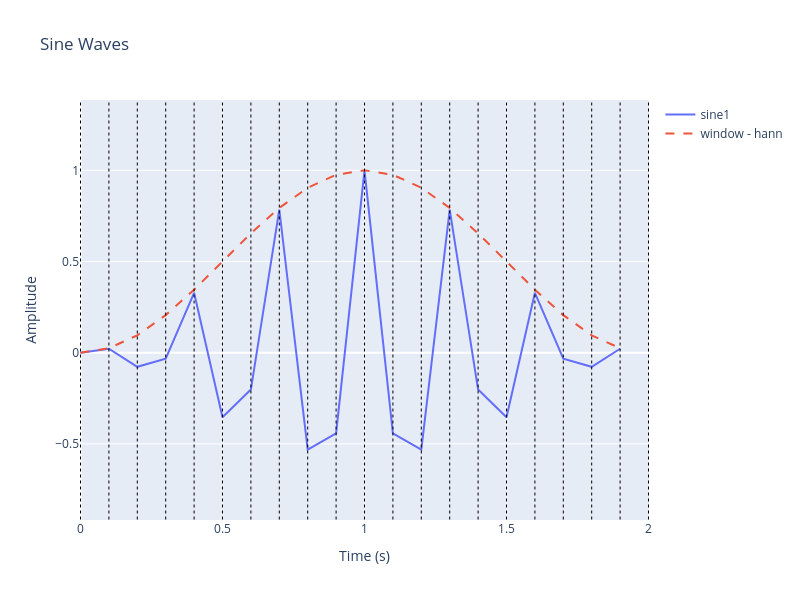
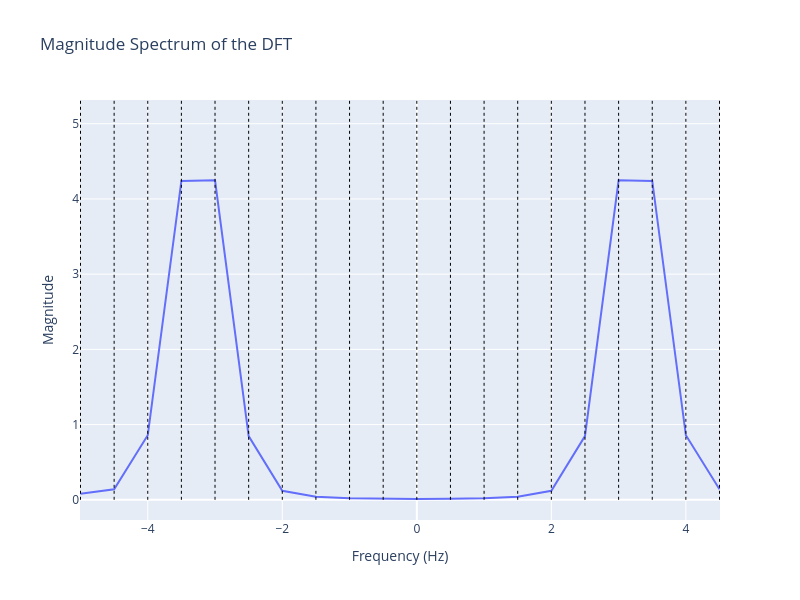
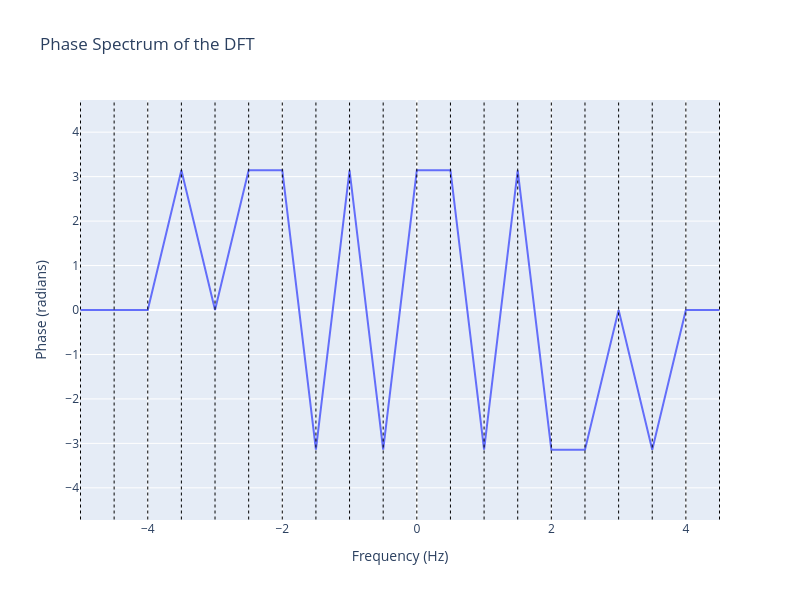

The notebook cell these images were saved under, in order:
### Markdown cell above
In the following code, we visually demonstrate the impact of sampling on the Discrete Fourier Transform (DFT) using a sine wave as a base example. The code allows users to additionally analyze a second sine wave, or a waveform generated through amplitude modulation (AM), frequency modulation (FM), or the sum or combination of both sine waves. Dotted lines in the plots represent the time steps or sampling intervals.

1. **Aliasing and Oversampling**: Explore how aliasing and oversampling affect the waveform in the time domain and its corresponding DFT in the frequency domain.
2. **Sampling Rate and Nyquist Frequency**: Compare the sampling rate (SR) and the Nyquist frequency with the number of available sample points within the DFT to understand their interrelationship.
3. **Frequency Resolution**: Investigate what affects the frequency resolution more - is it the sampling rate or the total length of the signal?
4. **Amplitude and Phase Information**: Observe the amplitude and phase information captured in the DFT and how it corresponds to the properties of the original signal.
5. **Spectral Leakage**: Visualize the effects of spectral leakage, especially when the signal's frequency components do not fall exactly on the frequency bins of the DFT.
6. **Windowing**: The use of window functions (like the Blackman window) can be explored to mitigate spectral leakage and improve the frequency resolution of the DFT.

This notebook serves as an interactive tool to understand some key concepts of digital signal processing, including sampling, aliasing, frequency resolution, spectral leakage, and windowing.

### Code cell
import numpy as np
import plotly.graph_objects as go
from scipy.signal import get_window
import plotly.io as pio
#pio.renderers.default='notebook'



# Define all parameters at the top
n = 0.1  # Time step
t_max = 2.0  # Maximum time
selected_waveforms = ['sine1']  # Waveforms to show as list: 'sine1', 'sine2', 'am', 'fm', 'sum', 'comb'
amp1, freq1, phase1 = 1.0, 3.25, 0*np.pi/2  # Parameters for sine wave 1: amp, freq, phase
amp2, freq2, phase2 = 1.0, 6, 0*np.pi/2  # Parameters for sine wave 2: amp, freq, phase

index_am = 1  # Set the modulation index for AM
index_fm = 10  # Set the modulation index for FM

apply_window = True  # Apply window function
window_type = 'hann'  # Type of window function to apply. Reference here: https://docs.scipy.org/doc/scipy/reference/generated/scipy.signal.get_window.html

add_dotted_lines = True  # Add dotted lines overlay



# Calculate time vector
t = np.arange(0, t_max, n)

# Initialize waveform data dictionary
waveform_data = {}

# Calculate sine wave values
waveform_data['sine1'] = amp1 * np.sin(2*np.pi*freq1*t + phase1)
waveform_data['sine2'] = amp2 * np.sin(2*np.pi*freq2*t + phase2)

# AM with modulation index as ratio
waveform_data['am'] = (amp1 + index_am * waveform_data['sine2']) * np.sin(2*np.pi*freq1*t + phase1)

# FM with modulation index as ratio
waveform_data['fm'] = amp1 * np.sin(2*np.pi*(freq1 + index_fm * waveform_data['sine2'])*t + phase1)

waveform_data['sum'] = waveform_data['sine1'] + waveform_data['sine2']

# Calculate combined sine wave values
waveform_data['comb'] = np.zeros_like(t)  # Initialize combined waveform
half_period = int(t_max / (2 * n))  # Half period length in indices

for i in range(0, len(t), half_period):
    if (i // half_period) % 2 == 0:  # If even half period, use sine1
        waveform_data['comb'][i:i+half_period] = waveform_data['sine1'][i:i+half_period]
    else:  # If odd half period, use sine2
        waveform_data['comb'][i:i+half_period] = waveform_data['sine2'][i:i+half_period]

# Apply window function if enabled
if apply_window:
    window = get_window(window_type, len(t))
    for waveform in waveform_data:
        waveform_data[waveform] *= window

# Create the Plotly figure for waveforms
fig_waveforms = go.Figure()

# Plot the selected waveforms
waveform_max_min = {'max': np.amax([waveform_data[waveform] for waveform in selected_waveforms]),
                    'min': np.amin([waveform_data[waveform] for waveform in selected_waveforms])}

for waveform in selected_waveforms:
    fig_waveforms.add_trace(go.Scatter(x=t, y=waveform_data[waveform], mode='lines', name=waveform))

# Plot the window function if enabled
if apply_window:
    fig_waveforms.add_trace(go.Scatter(x=t, y=window, mode='lines', name='window - ' + window_type, line=dict(dash='dash')))

# Add vertical dotted lines to waveform plot
if add_dotted_lines:
    range_25_percent = 0.25 * (waveform_max_min['max'] - waveform_max_min['min'])
    num_lines_waveform = int(t_max / n) + 1
    for x in np.linspace(0, t_max, num_lines_waveform):
        fig_waveforms.add_shape(type="line", x0=x, y0=waveform_max_min['min'] - range_25_percent,
                                x1=x, y1=waveform_max_min['max'] + range_25_percent,
                                line=dict(color="Black", width=1, dash="dot"))

# Calculate and print sampling rate and Nyquist frequency
sampling_rate = 1 / n
nyquist_freq = sampling_rate / 2
print(f"Sampling rate: {sampling_rate} Hz")
print(f"Nyquist frequency: {nyquist_freq} Hz")

# Print total number of available sample points
print(f"Total number of available sample points: {len(t)}")   
    
# Display the waveform plot
fig_waveforms.update_layout(title='Sine Waves', xaxis_title='Time (s)', yaxis_title='Amplitude',
                            autosize=False, width=800, height=600)
fig_waveforms.show()

# Create the DFT Magnitude and Phase Plots
fig_dft_magnitude = go.Figure()
fig_dft_phase = go.Figure()

# Find the maximum amplitude and minimum phase of the DFT across selected waveforms
max_dft_amp = 0
min_dft_phase = np.inf

for waveform in selected_waveforms:
    y = waveform_data[waveform]

    Y = np.fft.fft(y)
    freqs = np.fft.fftfreq(len(t), d=n)
    inds = np.argsort(freqs)
    freqs = freqs[inds]
    Y = Y[inds]

    max_dft_amp = max(max_dft_amp, np.max(np.abs(Y)))
    min_dft_phase = min(min_dft_phase, np.min(np.angle(Y)))

    # Add to Magnitude and Phase plots of the DFT
    fig_dft_magnitude.add_trace(go.Scatter(x=freqs, y=np.abs(Y), mode='lines', name=waveform + ' - ' + window_type if apply_window else waveform))
    fig_dft_phase.add_trace(go.Scatter(x=freqs, y=np.angle(Y), mode='lines', name=waveform + ' - ' + window_type if apply_window else waveform))

# Add vertical dotted lines to DFT plots
if add_dotted_lines:
    range_25_percent_magnitude = 0.25 * max_dft_amp
    range_25_percent_phase = 0.25 * (np.pi - min_dft_phase)
    num_lines_dft = int(t_max / n)
    for x in np.linspace(np.min(freqs), np.max(freqs), num_lines_dft):
        fig_dft_magnitude.add_shape(type="line", x0=x, y0=0, x1=x, y1=max_dft_amp + range_25_percent_magnitude, line=dict(color="Black", width=1, dash="dot"))
        fig_dft_phase.add_shape(type="line", x0=x, y0=min_dft_phase - range_25_percent_phase, x1=x, y1=np.pi + range_25_percent_phase, line=dict(color="Black", width=1, dash="dot"))

# Update layout for DFT Magnitude
fig_dft_magnitude.update_layout(title='Magnitude Spectrum of the DFT', xaxis_title='Frequency (Hz)', yaxis_title='Magnitude', autosize=False, width=800, height=600)

# Update layout for DFT Phase
fig_dft_phase.update_layout(title='Phase Spectrum of the DFT', xaxis_title='Frequency (Hz)', yaxis_title='Phase (radians)', autosize=False, width=800, height=600)

# Display the DFT Magnitude plot
fig_dft_magnitude.show()

# Display the DFT Phase plot
fig_dft_phase.show()

### Figure 1 — Plotly figure (JSON) as saved in the notebook; plotly's stock layout.template omitted (floating-point values rounded to 4 significant figures)
{"data": [{"mode": "lines", "name": "sine1", "type": "scatter", "x": [0.0, 0.1, 0.2, 0.3, 0.4, 0.5, 0.6, 0.7, 0.8, 0.9, 1.0, 1.1, 1.2, 1.3, 1.4, 1.5, 1.6, 1.7, 1.8, 1.9], "y": [0.0, 0.0218, -0.07725, -0.03224, 0.3286, -0.3536, -0.2023, 0.7841, -0.5317, -0.4429, 1.0, -0.4429, -0.5317, 0.7841, -0.2023, -0.3536, 0.3286, -0.03224, -0.07725, 0.0218]}, {"line": {"dash": "dash"}, "mode": "lines", "name": "window - hann", "type": "scatter", "x": [0.0, 0.1, 0.2, 0.3, 0.4, 0.5, 0.6, 0.7, 0.8, 0.9, 1.0, 1.1, 1.2, 1.3, 1.4, 1.5, 1.6, 1.7, 1.8, 1.9], "y": [0.0, 0.02447, 0.09549, 0.2061, 0.3455, 0.5, 0.6545, 0.7939, 0.9045, 0.9755, 1.0, 0.9755, 0.9045, 0.7939, 0.6545, 0.5, 0.3455, 0.2061, 0.09549, 0.02447]}], "layout": {"autosize": false, "height": 600, "shapes": [{"line": {"color": "Black", "dash": "dot", "width": 1}, "type": "line", "x0": 0, "x1": 0, "y0": -0.9146, "y1": 1.383}, {"line": {"color": "Black", "dash": "dot", "width": 1}, "type": "line", "x0": 0.1, "x1": 0.1, "y0": -0.9146, "y1": 1.383}, {"line": {"color": "Black", "dash": "dot", "width": 1}, "type": "line", "x0": 0.2, "x1": 0.2, "y0": -0.9146, "y1": 1.383}, {"line": {"color": "Black", "dash": "dot", "width": 1}, "type": "line", "x0": 0.3, "x1": 0.3, "y0": -0.9146, "y1": 1.383}, {"line": {"color": "Black", "dash": "dot", "width": 1}, "type": "line", "x0": 0.4, "x1": 0.4, "y0": -0.9146, "y1": 1.383}, {"line": {"color": "Black", "dash": "dot", "width": 1}, "type": "line", "x0": 0.5, "x1": 0.5, "y0": -0.9146, "y1": 1.383}, {"line": {"color": "Black", "dash": "dot", "width": 1}, "type": "line", "x0": 0.6, "x1": 0.6, "y0": -0.9146, "y1": 1.383}, {"line": {"color": "Black", "dash": "dot", "width": 1}, "type": "line", "x0": 0.7, "x1": 0.7, "y0": -0.9146, "y1": 1.383}, {"line": {"color": "Black", "dash": "dot", "width": 1}, "type": "line", "x0": 0.8, "x1": 0.8, "y0": -0.9146, "y1": 1.383}, {"line": {"color": "Black", "dash": "dot", "width": 1}, "type": "line", "x0": 0.9, "x1": 0.9, "y0": -0.9146, "y1": 1.383}, {"line": {"color": "Black", "dash": "dot", "width": 1}, "type": "line", "x0": 1, "x1": 1, "y0": -0.9146, "y1": 1.383}, {"line": {"color": "Black", "dash": "dot", "width": 1}, "type": "line", "x0": 1.1, "x1": 1.1, "y0": -0.9146, "y1": 1.383}, {"line": {"color": "Black", "dash": "dot", "width": 1}, "type": "line", "x0": 1.2, "x1": 1.2, "y0": -0.9146, "y1": 1.383}, {"line": {"color": "Black", "dash": "dot", "width": 1}, "type": "line", "x0": 1.3, "x1": 1.3, "y0": -0.9146, "y1": 1.383}, {"line": {"color": "Black", "dash": "dot", "width": 1}, "type": "line", "x0": 1.4, "x1": 1.4, "y0": -0.9146, "y1": 1.383}, {"line": {"color": "Black", "dash": "dot", "width": 1}, "type": "line", "x0": 1.5, "x1": 1.5, "y0": -0.9146, "y1": 1.383}, {"line": {"color": "Black", "dash": "dot", "width": 1}, "type": "line", "x0": 1.6, "x1": 1.6, "y0": -0.9146, "y1": 1.383}, {"line": {"color": "Black", "dash": "dot", "width": 1}, "type": "line", "x0": 1.7, "x1": 1.7, "y0": -0.9146, "y1": 1.383}, {"line": {"color": "Black", "dash": "dot", "width": 1}, "type": "line", "x0": 1.8, "x1": 1.8, "y0": -0.9146, "y1": 1.383}, {"line": {"color": "Black", "dash": "dot", "width": 1}, "type": "line", "x0": 1.9, "x1": 1.9, "y0": -0.9146, "y1": 1.383}, {"line": {"color": "Black", "dash": "dot", "width": 1}, "type": "line", "x0": 2, "x1": 2, "y0": -0.9146, "y1": 1.383}], "title": {"text": "Sine Waves"}, "width": 800, "xaxis": {"title": {"text": "Time (s)"}}, "yaxis": {"title": {"text": "Amplitude"}}}}

### Figure 2 — Plotly figure (JSON) as saved in the notebook; plotly's stock layout.template omitted (floating-point values rounded to 4 significant figures)
{"data": [{"mode": "lines", "name": "sine1 - hann", "type": "scatter", "x": [-5.0, -4.5, -4.0, -3.5, -3.0, -2.5, -2.0, -1.5, -1.0, -0.5, 0.0, 0.5, 1.0, 1.5, 2.0, 2.5, 3.0, 3.5, 4.0, 4.5], "y": [0.08034, 0.1391, 0.8582, 4.239, 4.247, 0.8471, 0.1206, 0.04067, 0.01962, 0.01249, 0.01067, 0.01249, 0.01962, 0.04067, 0.1206, 0.8471, 4.247, 4.239, 0.8582, 0.1391]}], "layout": {"autosize": false, "height": 600, "shapes": [{"line": {"color": "Black", "dash": "dot", "width": 1}, "type": "line", "x0": -5, "x1": -5, "y0": 0, "y1": 5.309}, {"line": {"color": "Black", "dash": "dot", "width": 1}, "type": "line", "x0": -4.5, "x1": -4.5, "y0": 0, "y1": 5.309}, {"line": {"color": "Black", "dash": "dot", "width": 1}, "type": "line", "x0": -4, "x1": -4, "y0": 0, "y1": 5.309}, {"line": {"color": "Black", "dash": "dot", "width": 1}, "type": "line", "x0": -3.5, "x1": -3.5, "y0": 0, "y1": 5.309}, {"line": {"color": "Black", "dash": "dot", "width": 1}, "type": "line", "x0": -3, "x1": -3, "y0": 0, "y1": 5.309}, {"line": {"color": "Black", "dash": "dot", "width": 1}, "type": "line", "x0": -2.5, "x1": -2.5, "y0": 0, "y1": 5.309}, {"line": {"color": "Black", "dash": "dot", "width": 1}, "type": "line", "x0": -2, "x1": -2, "y0": 0, "y1": 5.309}, {"line": {"color": "Black", "dash": "dot", "width": 1}, "type": "line", "x0": -1.5, "x1": -1.5, "y0": 0, "y1": 5.309}, {"line": {"color": "Black", "dash": "dot", "width": 1}, "type": "line", "x0": -1, "x1": -1, "y0": 0, "y1": 5.309}, {"line": {"color": "Black", "dash": "dot", "width": 1}, "type": "line", "x0": -0.5, "x1": -0.5, "y0": 0, "y1": 5.309}, {"line": {"color": "Black", "dash": "dot", "width": 1}, "type": "line", "x0": 0, "x1": 0, "y0": 0, "y1": 5.309}, {"line": {"color": "Black", "dash": "dot", "width": 1}, "type": "line", "x0": 0.5, "x1": 0.5, "y0": 0, "y1": 5.309}, {"line": {"color": "Black", "dash": "dot", "width": 1}, "type": "line", "x0": 1, "x1": 1, "y0": 0, "y1": 5.309}, {"line": {"color": "Black", "dash": "dot", "width": 1}, "type": "line", "x0": 1.5, "x1": 1.5, "y0": 0, "y1": 5.309}, {"line": {"color": "Black", "dash": "dot", "width": 1}, "type": "line", "x0": 2, "x1": 2, "y0": 0, "y1": 5.309}, {"line": {"color": "Black", "dash": "dot", "width": 1}, "type": "line", "x0": 2.5, "x1": 2.5, "y0": 0, "y1": 5.309}, {"line": {"color": "Black", "dash": "dot", "width": 1}, "type": "line", "x0": 3, "x1": 3, "y0": 0, "y1": 5.309}, {"line": {"color": "Black", "dash": "dot", "width": 1}, "type": "line", "x0": 3.5, "x1": 3.5, "y0": 0, "y1": 5.309}, {"line": {"color": "Black", "dash": "dot", "width": 1}, "type": "line", "x0": 4, "x1": 4, "y0": 0, "y1": 5.309}, {"line": {"color": "Black", "dash": "dot", "width": 1}, "type": "line", "x0": 4.5, "x1": 4.5, "y0": 0, "y1": 5.309}], "title": {"text": "Magnitude Spectrum of the DFT"}, "width": 800, "xaxis": {"title": {"text": "Frequency (Hz)"}}, "yaxis": {"title": {"text": "Magnitude"}}}}

### Figure 3 — Plotly figure (JSON) as saved in the notebook; plotly's stock layout.template omitted (floating-point values rounded to 4 significant figures)
{"data": [{"mode": "lines", "name": "sine1 - hann", "type": "scatter", "x": [-5.0, -4.5, -4.0, -3.5, -3.0, -2.5, -2.0, -1.5, -1.0, -0.5, 0.0, 0.5, 1.0, 1.5, 2.0, 2.5, 3.0, 3.5, 4.0, 4.5], "y": [2.431e-16, 2.921e-15, -3.103e-15, 3.142, -2.722e-15, 3.142, 3.142, -3.142, 3.142, -3.142, 3.142, 3.142, -3.142, 3.142, -3.142, -3.142, 2.71e-15, -3.142, 3.103e-15, -2.219e-15]}], "layout": {"autosize": false, "height": 600, "shapes": [{"line": {"color": "Black", "dash": "dot", "width": 1}, "type": "line", "x0": -5, "x1": -5, "y0": -4.712, "y1": 4.712}, {"line": {"color": "Black", "dash": "dot", "width": 1}, "type": "line", "x0": -4.5, "x1": -4.5, "y0": -4.712, "y1": 4.712}, {"line": {"color": "Black", "dash": "dot", "width": 1}, "type": "line", "x0": -4, "x1": -4, "y0": -4.712, "y1": 4.712}, {"line": {"color": "Black", "dash": "dot", "width": 1}, "type": "line", "x0": -3.5, "x1": -3.5, "y0": -4.712, "y1": 4.712}, {"line": {"color": "Black", "dash": "dot", "width": 1}, "type": "line", "x0": -3, "x1": -3, "y0": -4.712, "y1": 4.712}, {"line": {"color": "Black", "dash": "dot", "width": 1}, "type": "line", "x0": -2.5, "x1": -2.5, "y0": -4.712, "y1": 4.712}, {"line": {"color": "Black", "dash": "dot", "width": 1}, "type": "line", "x0": -2, "x1": -2, "y0": -4.712, "y1": 4.712}, {"line": {"color": "Black", "dash": "dot", "width": 1}, "type": "line", "x0": -1.5, "x1": -1.5, "y0": -4.712, "y1": 4.712}, {"line": {"color": "Black", "dash": "dot", "width": 1}, "type": "line", "x0": -1, "x1": -1, "y0": -4.712, "y1": 4.712}, {"line": {"color": "Black", "dash": "dot", "width": 1}, "type": "line", "x0": -0.5, "x1": -0.5, "y0": -4.712, "y1": 4.712}, {"line": {"color": "Black", "dash": "dot", "width": 1}, "type": "line", "x0": 0, "x1": 0, "y0": -4.712, "y1": 4.712}, {"line": {"color": "Black", "dash": "dot", "width": 1}, "type": "line", "x0": 0.5, "x1": 0.5, "y0": -4.712, "y1": 4.712}, {"line": {"color": "Black", "dash": "dot", "width": 1}, "type": "line", "x0": 1, "x1": 1, "y0": -4.712, "y1": 4.712}, {"line": {"color": "Black", "dash": "dot", "width": 1}, "type": "line", "x0": 1.5, "x1": 1.5, "y0": -4.712, "y1": 4.712}, {"line": {"color": "Black", "dash": "dot", "width": 1}, "type": "line", "x0": 2, "x1": 2, "y0": -4.712, "y1": 4.712}, {"line": {"color": "Black", "dash": "dot", "width": 1}, "type": "line", "x0": 2.5, "x1": 2.5, "y0": -4.712, "y1": 4.712}, {"line": {"color": "Black", "dash": "dot", "width": 1}, "type": "line", "x0": 3, "x1": 3, "y0": -4.712, "y1": 4.712}, {"line": {"color": "Black", "dash": "dot", "width": 1}, "type": "line", "x0": 3.5, "x1": 3.5, "y0": -4.712, "y1": 4.712}, {"line": {"color": "Black", "dash": "dot", "width": 1}, "type": "line", "x0": 4, "x1": 4, "y0": -4.712, "y1": 4.712}, {"line": {"color": "Black", "dash": "dot", "width": 1}, "type": "line", "x0": 4.5, "x1": 4.5, "y0": -4.712, "y1": 4.712}], "title": {"text": "Phase Spectrum of the DFT"}, "width": 800, "xaxis": {"title": {"text": "Frequency (Hz)"}}, "yaxis": {"title": {"text": "Phase (radians)"}}}}
